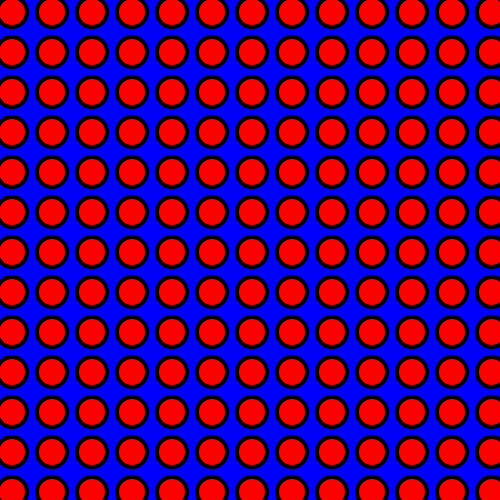
Frame 1 (no input)
Frame 60 (no input): identical to frame 1, image omitted
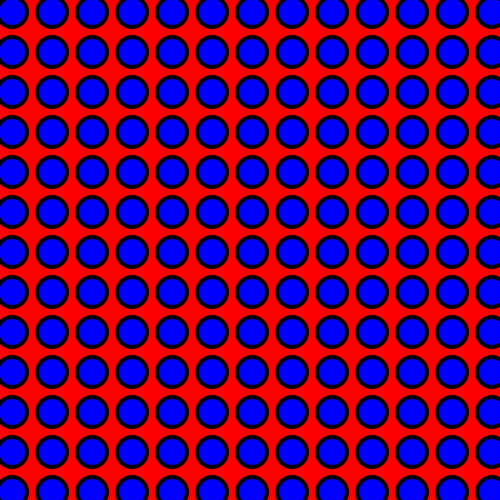
Frame 120 (the mouse pressed at the canvas centre since frame 60)

The p5.js sketch that drew these frames (run headless with seeded random() and noise() and a simulated clock; from frame 60 on, the mouse is pressed at the canvas centre):

// p5.js sketch
// ── sketch.js
function setup() {
  createCanvas(500, 500);
}

function draw() {

  if (mouseIsPressed == true) {
    background('red');
    fill('blue');
    
    //Se pueden anidar bloques [if] dentro de otros bloques [if]
    if (mouseButton == CENTER) {
      background('yellow');
      fill('blue');
    }
    
  } else {
    background('blue');
    fill('red');
  }

  /*
  El programa puede detectar varios botones.
  mouseButton == RIGHT
  mouseButton == CENTER
  mouseButton == LEFT
  
  if (mouseButton == RIGHT) {
      background('green');
    fill('yellow');
    } 
  if (mouseButton == CENTER) {
  background('yellow');
    fill('green');
  }
*/

  strokeWeight(4);


  for (var a = 0; a <= width; a = a + 40) {
    for (var b = 0; b <= height; b = b + 40) {
      ellipse(a+12, b+12, 30, 30);
    }
  }

}
